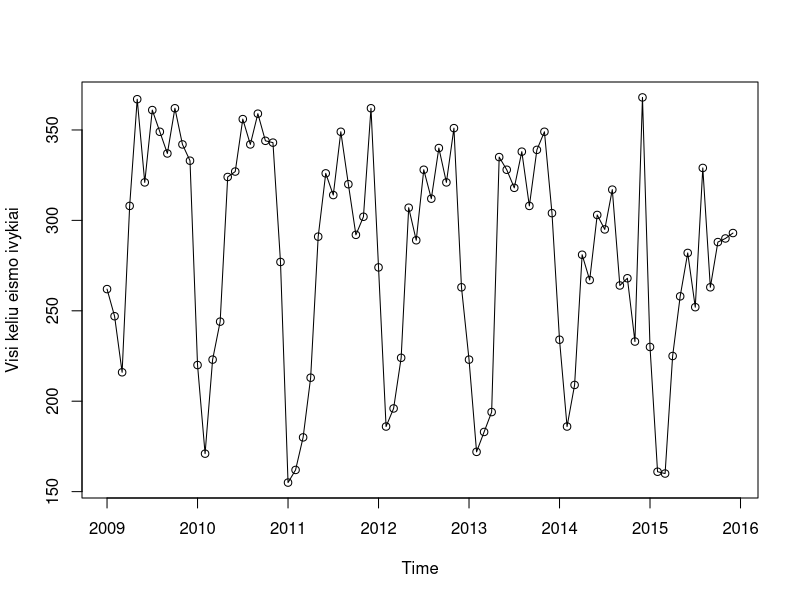
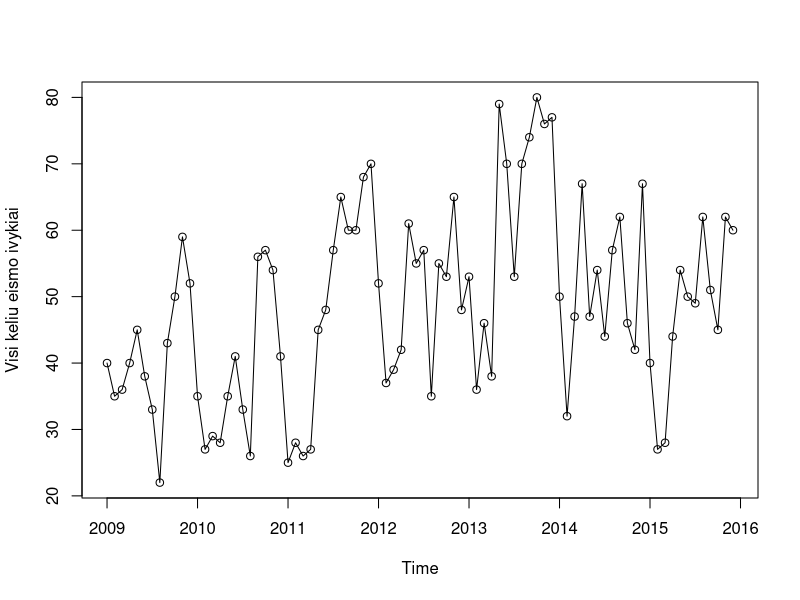

Write R code to recreate these figures, in order.
## ---- chunk 1
library(readxl)
rawdata<-read_excel('tidy2015.xls')
agreguoti <- read_excel("agreguoti2009-2015.xls")
## ---- chunk 2
Vilniusm <- rawdata[rawdata[,1] == "Vilniaus m. sav.",]
Kaunasm <- rawdata[rawdata[,1] == "Kauno m. sav.",]
Siauliaim <- rawdata[rawdata[,1] == "siauliu m. sav.",]
Klaipedam <- rawdata[rawdata[,1] == "Klaipedos m. sav.",]
Panevezysm <- rawdata[rawdata[,1] == "Panevezio m. sav.",]

## ---- chunk 3
vyruskV<-sum(na.omit(as.numeric(Vilniusm[,19]=="Vyras")))
moteruskV<-sum(na.omit(as.numeric(Vilniusm[,19]=="Moteris")))
visoV<-(vyruskV+moteruskV)
vyruprocV=vyruskV/visoV*100
moteruprocV=moteruskV/visoV*100
## ---- chunk 4
vyruskK<-sum(na.omit(as.numeric(Kaunasm[,19]=="Vyras")))
moteruskK<-sum(na.omit(as.numeric(Kaunasm[,19]=="Moteris")))
visoK<-(vyruskK+moteruskK)
vyruprocK=vyruskK/visoK*100
moteruprocK=moteruskK/visoK*100
## ---- chunk 5
vyruskS<-sum(na.omit(as.numeric(Siauliaim[,19]=="Vyras")))
moteruskS<-sum(na.omit(as.numeric(Siauliaim[,19]=="Moteris")))
visoS<-(vyruskS+moteruskS)
vyruprocS=vyruskS/visoS*100
moteruprocS=moteruskS/visoS*100
## ---- chunk 6
vyruskKl<-sum(na.omit(as.numeric(Klaipedam[,19]=="Vyras")))
moteruskKl<-sum(na.omit(as.numeric(Klaipedam[,19]=="Moteris")))
visoKl<-(vyruskKl+moteruskKl)
vyruprocKl=vyruskKl/visoKl*100
moteruprocKl=moteruskKl/visoKl*100
## ---- chunk 7
vyruskP<-sum(na.omit(as.numeric(Panevezysm[,19]=="Vyras")))
moteruskP<-sum(na.omit(as.numeric(Panevezysm[,19]=="Moteris")))
visoP<-(vyruskP+moteruskP)
vyruprocP=vyruskP/visoP*100
moteruprocP=moteruskP/visoP*100
## ---- chunk 8
Vilniusm <- rawdata[rawdata[,1] == "Vilniaus m. sav.",]
sum(Vilniusm[,"Lytis"]=="Vyras")
## ---- chunk 9
nukenteje <- (rawdata[,5] + rawdata[,6])/rawdata[,4]
data <- cbind(rawdata, nukenteje)
## ---- chunk 10
a <- ts(agreguoti[agreguoti[,3] == "Lietuvos Respublika", 4], start=c(2009,1),  frequency = 12)
plot(a,type="o")
b <- ts(agreguoti[agreguoti[,3] == "Vilniaus m. sav.", 4], start=c(2009,1), frequency = 12)
plot(b,type="o")

## ---- chunk 11

